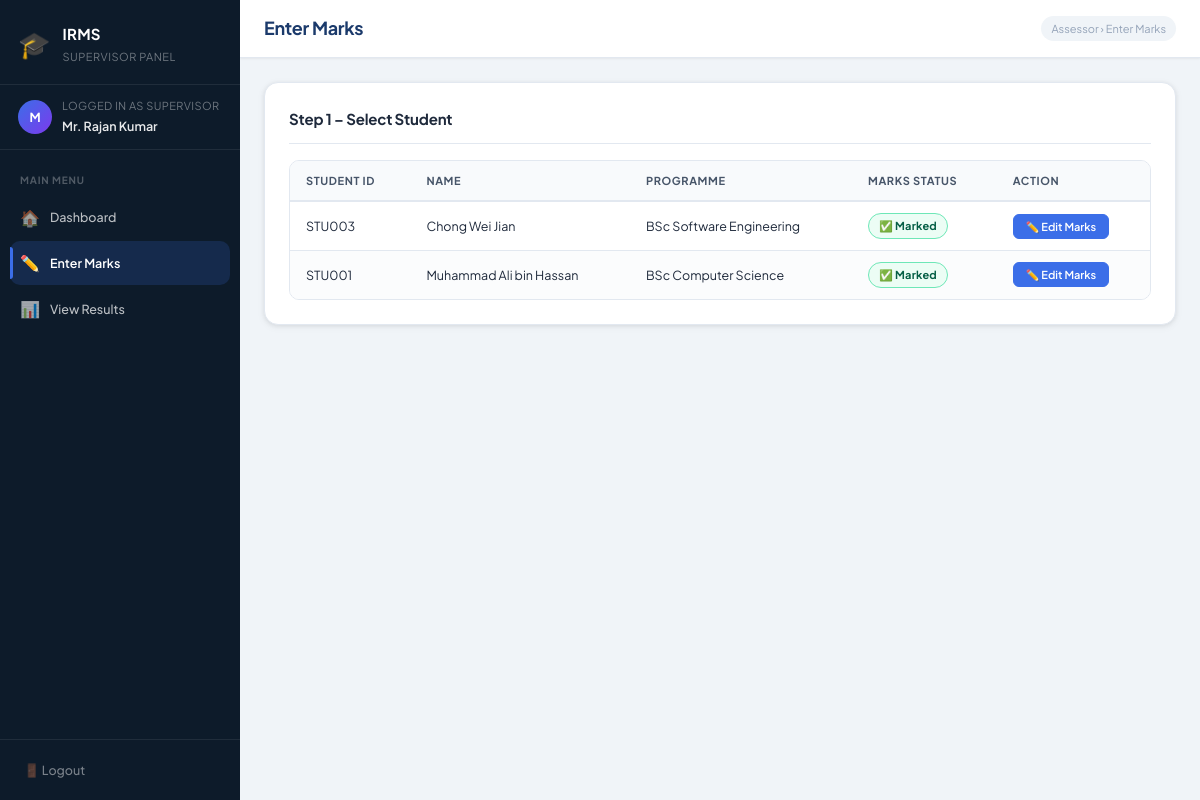
Page /assessor/marks.php (signed in) on the committed database.
### tables this page shows
CREATE TABLE `internship` (
  `internship_id` int NOT NULL,
  `student_id` varchar(20) NOT NULL,
  `lecturer_id` varchar(20) DEFAULT NULL,
  `supervisor_id` varchar(20) DEFAULT NULL,
  `company_id` int DEFAULT NULL,
  `s_marks_id` int DEFAULT NULL,
  `l_marks_id` int DEFAULT NULL,
  `duration` int DEFAULT NULL,
  `average_marks` decimal(6,2) DEFAULT NULL
);

CREATE TABLE `student` (
  `student_id` varchar(20) NOT NULL,
  `student_name` varchar(100) NOT NULL,
  `student_password` varchar(100) NOT NULL,
  `student_email` varchar(100) DEFAULT NULL,
  `programme` varchar(100) DEFAULT NULL
);

### assessor/marks.php (the view, shortened to what this page needs)
<?php
require_once "../connection.php";
include "header.php";
$uid = $_SESSION['user_id'];
$role = $_SESSION['role'];
if ($role == 'supervisor') {
    $colFilter = "supervisor_id";
} else {
    $colFilter = "lecturer_id";
}
$studentsRes = mysqli_query(
    $conn,
    "SELECT i.internship_id, i.s_marks_id, i.l_marks_id,
            s.student_id, s.student_name, s.programme
     FROM internship i
     JOIN student s ON i.student_id = s.student_id
     WHERE i.$colFilter = '$uid'
     ORDER BY s.student_name"
);
$students = [];
while ($r = mysqli_fetch_assoc($studentsRes))
    $students[] = $r;
$selectedIid = isset($_GET['iid']) ? (int) $_GET['iid'] : 0;
?>
<div class="topbar">
    <h1>Enter Marks</h1>
    <span class="breadcrumb">Assessor &rsaquo; Enter Marks</span>
</div>
<div class="page-body">
    <div class="card">
        <div class="card-title">Step 1 – Select Student</div>
        <?php if (empty($students)): ?>
            <p class="text-muted">No students are assigned to you yet.</p>
        <?php else: ?>
            <div class="table-wrap">
                <table>
                    <thead>
                        <tr>
                            <th>Student ID</th>
                            <th>Name</th>
                            <th>Programme</th>
                            <th>Marks Status</th>
                            <th>Action</th>
                        </tr>
                    </thead>
                    <tbody>
                        <?php foreach ($students as $st):
                            $marksIdCol = ($role == 'supervisor') ? 's_marks_id' : 'l_marks_id';
                            $hasMarks = !empty($st[$marksIdCol]);
                            ?>
                            <tr class="<?= ($selectedIid == $st['internship_id']) ? 'row-pass' : '' ?>">
                                <td><?= htmlspecialchars($st['student_id']) ?></td>
                                <td><?= htmlspecialchars($st['student_name']) ?></td>
                                <td><?= htmlspecialchars($st['programme']) ?></td>
                                <td>
                                    <?php if ($hasMarks): ?>
                                        <span class="badge badge-pass">✅ Marked</span>
                                    <?php else: ?>
                                        <span class="badge badge-fail">⏳ Pending</span>
                                    <?php endif; ?>
                                </td>
                                <td>
                                    <a href="marks.php?iid=<?= $st['internship_id'] ?>" class="btn btn-primary btn-sm">
                                        <?= $hasMarks ? '✏️ Edit Marks' : '➕ Enter Marks' ?>
                                    </a>
                                </td>
                            </tr>
                        <?php endforeach; ?>
                    </tbody>
                </table>
            </div>
        <?php endif; ?>
    </div>
</div>
<?php include "footer.php"; ?>

### style.css (style rules this page uses)
:root { --primary: #1b3a6b; --accent: #3b6ee8; --accent-dark: #1e3a8a; --accent-hover: #2d5cd4; --accent-light: #eff4ff; --accent-pale: #eff6ff; --success: #0e9f6e; --success-bg: #ecfdf5; --danger: #e53e3e; --danger-bg: #fff5f5; --warning: #d97706; --warning-bg: #fffbeb; --info: #0284c7; --info-bg: #e0f2fe; --bg: #f0f4f8; --card: #ffffff; --border: #e2e8f0; --border-dark: #cbd5e1; --text: #1e293b; --text-secondary: #475569; --muted: #94a3b8; --sidebar-bg: #0d1b2a; --sidebar-hover: rgba(255, 255, 255, 0.07); --sidebar-active: rgba(59, 110, 232, 0.18); --sidebar-text: rgba(255, 255, 255, 0.72); --sidebar-w: 240px; --shadow-xs: 0 1px 2px rgba(0, 0, 0, .06); --shadow-sm: 0 1px 4px rgba(0, 0, 0, .07), 0 2px 8px rgba(0, 0, 0, .05); --shadow-md: 0 4px 16px rgba(0, 0, 0, .10); --shadow-lg: 0 12px 36px rgba(0, 0, 0, .16); --r-sm: 6px; --radius-sm: 6px; --r-md: 10px; --r-lg: 14px; --r-xl: 20px; --font: 'Plus Jakarta Sans', 'Segoe UI', system-ui, sans-serif; --text-xs: 11px; --text-sm: 12.5px; --text-base: 14px; --text-md: 15px; --text-lg: 18px; --text-xl: 22px; --text-2xl: 28px; --ease: cubic-bezier(.4, 0, .2, 1); --dur: 0.2s; }
*, *::before, *::after { margin: 0; padding: 0; box-sizing: border-box; }
html { scroll-behavior: smooth; }
body { font-family: var(--font); font-size: var(--text-base); line-height: 1.6; color: var(--text); background: var(--bg); -webkit-font-smoothing: antialiased; }
a { color: var(--accent); text-decoration: none; }
.topbar { background: var(--card); border-bottom: 1px solid var(--border); padding: 14px 24px; display: flex; align-items: center; justify-content: space-between; position: sticky; top: 0; z-index: 50; box-shadow: var(--shadow-xs); }
.topbar h1 { font-size: var(--text-lg); font-weight: 700; color: var(--primary); letter-spacing: -.3px; }
.breadcrumb { font-size: var(--text-xs); color: var(--muted); background: var(--bg); padding: 4px 10px; border-radius: 20px; }
.page-body { padding: 24px; flex: 1; }
.card { background: var(--card); border-radius: var(--r-lg); border: 1px solid var(--border); padding: 24px; margin-bottom: 20px; box-shadow: var(--shadow-sm); }
.card-title { font-size: var(--text-md); font-weight: 700; color: var(--text); margin-bottom: 16px; padding-bottom: 12px; border-bottom: 1px solid var(--border); letter-spacing: -.2px; }
.btn { display: inline-flex; align-items: center; justify-content: center; gap: 6px; padding: 9px 18px; border-radius: var(--r-sm); font-family: var(--font); font-size: var(--text-sm); font-weight: 600; border: 1.5px solid transparent; cursor: pointer; text-decoration: none; white-space: nowrap; line-height: 1; transition: background var(--dur) var(--ease), border-color var(--dur) var(--ease), box-shadow var(--dur) var(--ease), transform var(--dur) var(--ease); }
.btn-primary { background: var(--accent); color: #fff; border-color: var(--accent); }
.btn-sm { padding: 6px 12px; font-size: var(--text-xs); }
.table-wrap { overflow-x: auto; border-radius: var(--r-md); border: 1px solid var(--border); }
table { width: 100%; border-collapse: collapse; font-size: var(--text-sm); }
thead th { background: #f8fafc; color: var(--text-secondary); padding: 11px 16px; text-align: left; font-weight: 700; font-size: var(--text-xs); text-transform: uppercase; letter-spacing: .6px; border-bottom: 2px solid var(--border); white-space: nowrap; }
tbody td { padding: 11px 16px; border-bottom: 1px solid var(--border); vertical-align: middle; }
tbody tr:last-child td { border-bottom: none; }
tbody tr:nth-child(even) { background: #fbfcfd; }
.badge { display: inline-flex; align-items: center; gap: 4px; padding: 3px 10px; border-radius: 20px; font-size: var(--text-xs); font-weight: 700; letter-spacing: .2px; }
.badge-pass { background: var(--success-bg); color: #065f46; border: 1px solid #6ee7b7; }

### rows in the picture
internship: student.student_id "STU003", student.student_name "Chong Wei Jian", student.programme "BSc Software Engineering"
internship: student.student_id "STU001", student.student_name "Muhammad Ali bin Hassan", student.programme "BSc Computer Science"

### other values in the picture
$assessorRole "SUPERVISOR"
$initials "M"
$_SESSION['name'] "Mr. Rajan Kumar"
